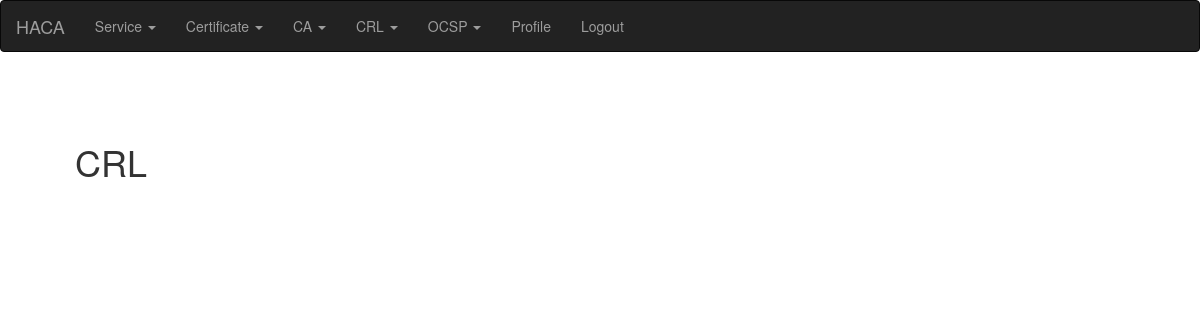
The app's page /crl/list/ (signed in), older data.
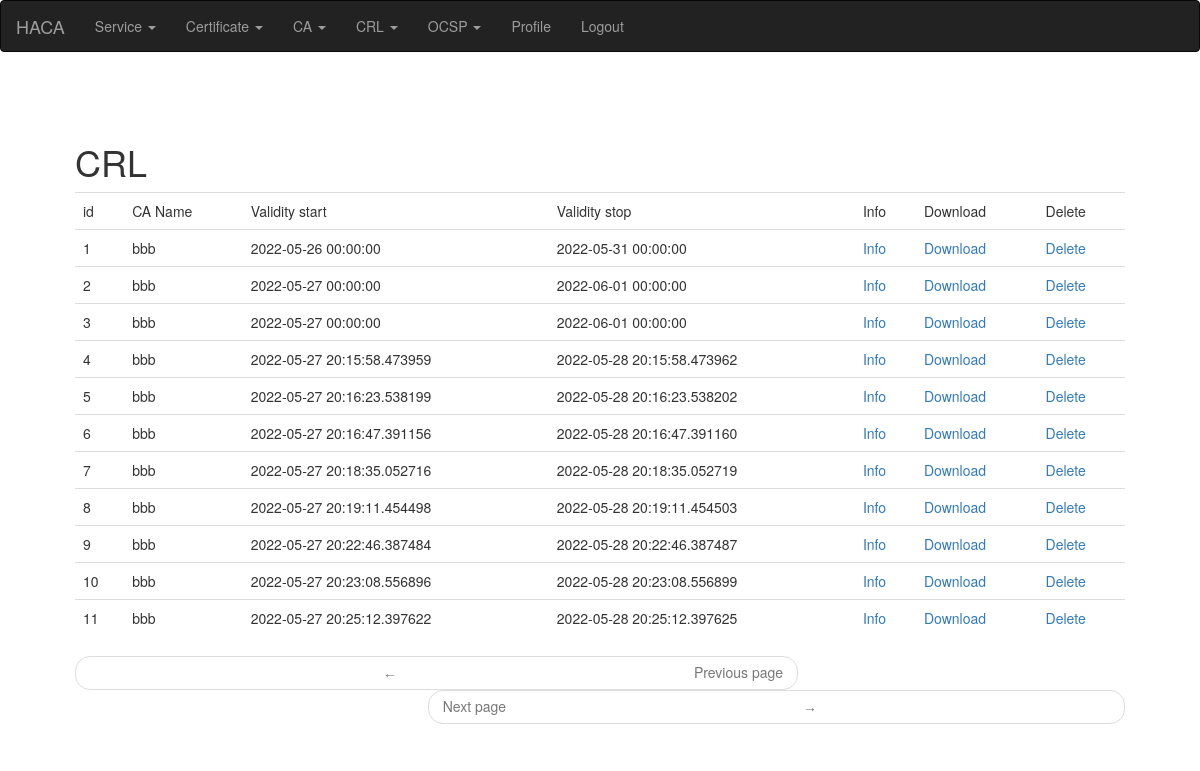
The same page, newer data.
### app/modules/crl/models.py (models this page shows, shortened)
class Crl(PaginatedAPIMixin, db.Model):
    __tablename__ = "crl"
    __searchable__ = []
    id = db.Column(db.Integer, primary_key=True)
    ca = db.relationship('CertificationAuthority', foreign_keys='Crl.ca_id')
    ca_id = db.Column(db.Integer, db.ForeignKey('certification_authority.id'))
    crl = CertificateRevocationList
    validity_start = db.Column(db.DateTime)
    validity_end = db.Column(db.DateTime)
    pem = db.Column(db.String(2000))

### app/modules/ca/models.py (models this page shows, shortened)
class CertificationAuthority(PaginatedAPIMixin, db.Model):
    __tablename__ = "certification_authority"
    __searchable__ = ['name', 'comment']
    id = db.Column(db.Integer, primary_key=True)
    name = db.Column(db.String(2000))
    certificate = db.relationship('Certificate', foreign_keys='CertificationAuthority.certificate_id')
    certificate_id = db.Column(db.Integer, db.ForeignKey('certificate.id'))
    ca = db.relationship('CertificationAuthority', foreign_keys='CertificationAuthority.ca_id')
    ca_id = db.Column(db.Integer, db.ForeignKey('certification_authority.id'))
    keys = db.relationship('Keys')
    keys_id = db.Column(db.Integer, db.ForeignKey('keys.id'))
    service = db.relationship('Service')
    service_id = db.Column(db.Integer, db.ForeignKey('service.id'))
    approval = db.Column(db.Integer)
    comment = db.Column(db.String(2000))
    crl_cdp = db.Column(db.String(2000))
    ocsp_url = db.Column(db.String(2000))

### app/modules/crl/routes.py (the view)
@bp.route('/crl/list/', methods=['GET', 'POST'])
@login_required
def crl_list():
    page = request.args.get('page', 1, type=int)
    crls = Crl.query.order_by(Crl.id).paginate(
            page, current_app.config['POSTS_PER_PAGE'], False)
    next_url = url_for('main.rack_list', page=crls.next_num) \
        if crls.has_next else None
    prev_url = url_for('main.rack_list', page=crls.prev_num) \
        if crls.has_prev else None
    return render_template('crl.html', title=_('CRL'),
                           crls=crls.items, next_url=next_url,
                           prev_url=prev_url)

### app/main/models.py (called while the page is built)
@login.user_loader
def load_user(id):
    print(f'regular user loaded for login userid: {id}')
    return User.query.get(int(id))

### app/main/routes.py (called while the page is built)
@bp.before_app_request
def before_request():
    if current_user.is_authenticated:
        current_user.last_seen = datetime.utcnow()
        db.session.commit()
    g.locale = str(get_locale())

### app/templates/crl.html (shortened to what this page needs)
{% extends "base.html" %}
{% import 'bootstrap/wtf.html' as wtf %}
{% block app_content %}
{% if crls %}
  <table class="table table-hover">
    <tr>
      <td>{{_('id')}}</td>
      <td>{{_('CA Name')}}</td>
      <td>{{_('Validity start')}}</td>
      <td>{{_('Validity stop')}}</td>
      <td>{{_('Info')}}</td>
      <td>{{_('Download')}}</td>
      <td>{{_('Delete')}}</td>
    </tr>
    {% for c in crls %}
      <tr>
        <td>  {{ c.id }} </td>
        <td>
                {% if c.ca %}
                  {{ c.ca.name }}
                {% endif %}
        </td>
        <td> {{ c.validity_start }} </td>
        <td> {{ c.validity_end }} </td>
        <td>  <A HREF="{{url_for('main.crl_info', id=c.id)}}"> {{ _('Info') }}</A> <br/>
 </td>
        <td>  <A HREF="{{url_for('main.crl_get', id=c.id)}}"> {{ _('Download') }}</A> <br/>
</td>
        <td>  <A HREF="{{url_for('main.crl_delete', id=c.id)}}"> {{ _('Delete') }}</A> <br/>
</td>
      </tr>
    {% endfor %}
  </table>
    <nav aria-label="...">
        <ul class="pager">
            <li class="previous{% if not prev_url %} disabled{% endif %}">
                <a href="{{ prev_url or '#' }}">
                    <span aria-hidden="true">&larr;</span> {{ _('Previous page') }}
                </a>
            </li>
            <li class="next{% if not next_url %} disabled{% endif %}">
                <a href="{{ next_url or '#' }}">
                    {{ _('Next page') }} <span aria-hidden="true">&rarr;</span>
                </a>
            </li>
        </ul>
    </nav>
{% endif %}
{% endblock %}

Row changes from the older to the newer data that the page shows:
added Crl: id "1", ca.name "bbb", validity_start "2022-05-26 00:00:00", validity_end "2022-05-31 00:00:00"
added Crl: id "2", ca.name "bbb", validity_start "2022-05-27 00:00:00", validity_end "2022-06-01 00:00:00"
added Crl: id "3", ca.name "bbb", validity_start "2022-05-27 00:00:00", validity_end "2022-06-01 00:00:00"
added Crl: id "4", ca.name "bbb", validity_start "2022-05-27 20:15:58.473959", validity_end "2022-05-28 20:15:58.473962"
added Crl: id "5", ca.name "bbb", validity_start "2022-05-27 20:16:23.538199", validity_end "2022-05-28 20:16:23.538202"
added Crl: id "6", ca.name "bbb", validity_start "2022-05-27 20:16:47.391156", validity_end "2022-05-28 20:16:47.391160"
added Crl: id "7", ca.name "bbb", validity_start "2022-05-27 20:18:35.052716", validity_end "2022-05-28 20:18:35.052719"
added Crl: id "8", ca.name "bbb", validity_start "2022-05-27 20:19:11.454498", validity_end "2022-05-28 20:19:11.454503"
added Crl: id "9", ca.name "bbb", validity_start "2022-05-27 20:22:46.387484", validity_end "2022-05-28 20:22:46.387487"
added Crl: id "10", ca.name "bbb", validity_start "2022-05-27 20:23:08.556896", validity_end "2022-05-28 20:23:08.556899"
added Crl: id "11", ca.name "bbb", validity_start "2022-05-27 20:25:12.397622", validity_end "2022-05-28 20:25:12.397625"
Text that changed along with them:
text now shown: "id CA Name Validity start Validity stop Info Download Delete ← Previous page Next page →"
